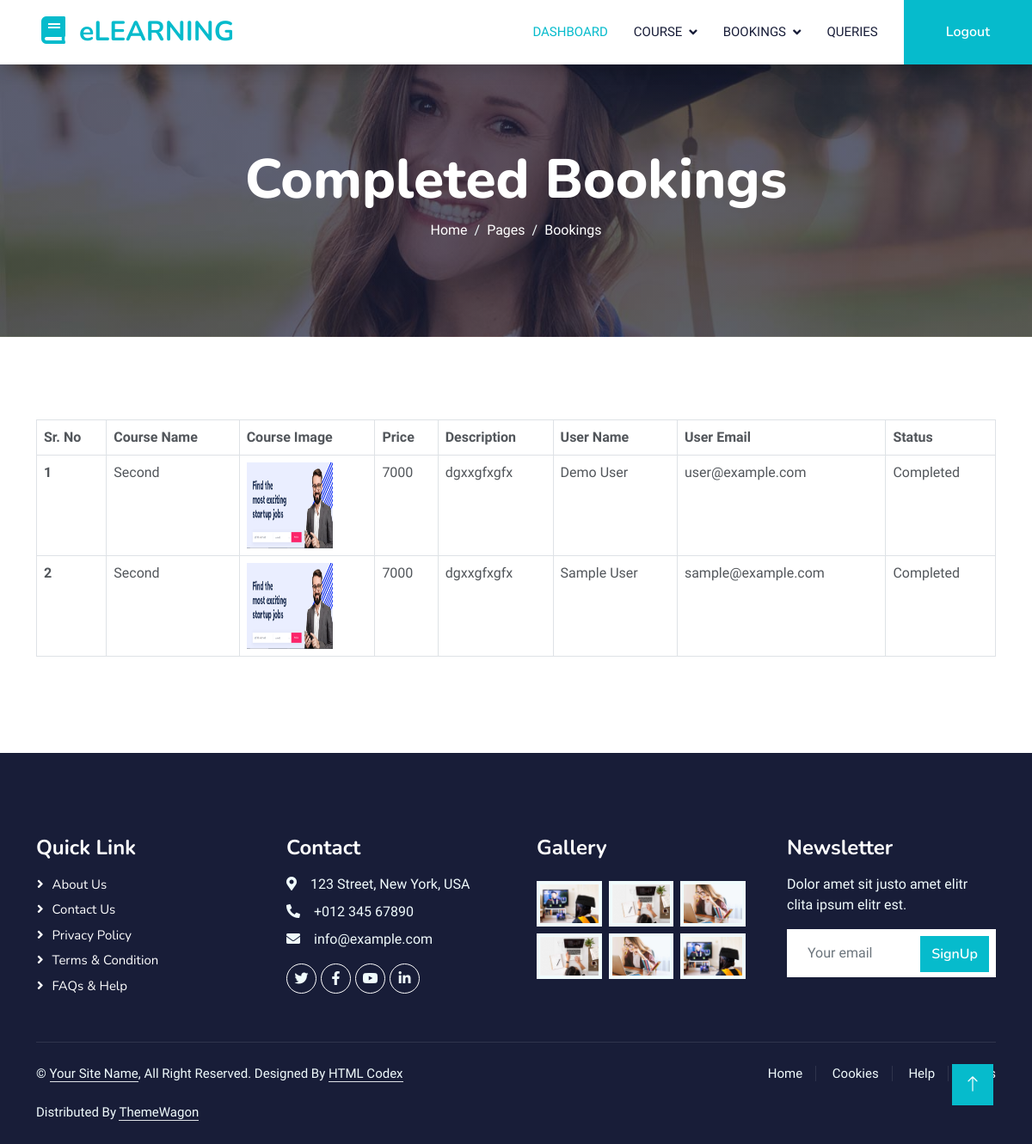
/Admin/completed_booking.php, run on the app's committed database.
### tables this page shows
CREATE TABLE `booking` (
  `id` int(255) NOT NULL,
  `course_id` int(255) NOT NULL,
  `user_id` int(255) NOT NULL,
  `status` varchar(255) NOT NULL DEFAULT 'Pending',
  `created_at` timestamp(6) NOT NULL DEFAULT current_timestamp(6)
);

CREATE TABLE `courses` (
  `id` int(255) NOT NULL,
  `course_name` varchar(255) NOT NULL,
  `price` varchar(255) NOT NULL,
  `image` varchar(255) NOT NULL,
  `description` varchar(255) NOT NULL,
  `status` text NOT NULL DEFAULT 'Active',
  `created_at` timestamp(6) NOT NULL DEFAULT current_timestamp(6)
);

CREATE TABLE `user` (
  `id` int(255) NOT NULL,
  `name` varchar(255) NOT NULL,
  `email` varchar(255) NOT NULL,
  `password` varchar(255) NOT NULL,
  `contact` varchar(255) NOT NULL,
  `address` varchar(255) NOT NULL,
  `status` text NOT NULL DEFAULT 'Active',
  `created_at` timestamp(6) NOT NULL DEFAULT current_timestamp(6)
);

### Admin/completed_booking.php (the view, shortened to what this page needs)
<?php include "admin_header.php" ?>
<div class="container-fluid bg-primary py-5 mb-5 page-header">
    <div class="container py-5">
        <div class="row justify-content-center">
            <div class="col-lg-10 text-center">
                <h1 class="display-3 text-white animated slideInDown">Completed Bookings</h1>
                <nav aria-label="breadcrumb">
                    <ol class="breadcrumb justify-content-center">
                        <li class="breadcrumb-item"><a class="text-white" href="#">Home</a></li>
                        <li class="breadcrumb-item"><a class="text-white" href="#">Pages</a></li>
                        <li class="breadcrumb-item text-white active" aria-current="page">Bookings</li>
                    </ol>
                </nav>
            </div>
        </div>
    </div>
</div>
<div class="container-xxl py-5">
    <div class="container">
        <div class="row g-4">
            <div class="col-lg-12 mx-auto col-md-12 wow fadeInUp" data-wow-delay="0.5s">
                <table class="table table-bordered">
                    <thead>
                        <tr>
                            <th scope="col">Sr. No</th>
                            <th scope="col">Course Name</th>
                            <th scope="col">Course Image</th>
                            <th scope="col">Price</th>
                            <th scope="col">Description</th>
                            <th scope="col">User Name</th>
                            <th scope="col">User Email</th>
                            <th scope="col">Status</th>
                        </tr>
                    </thead>
                    <tbody>
                        <?php
                        $query = "
    SELECT
        booking.id AS booking_id,
        courses.course_name,
        courses.image,
        courses.price,
        courses.description,
        booking.status,
        user.name AS user_name,
        user.email AS user_email
    FROM
        booking
    JOIN
        courses ON booking.course_id = courses.id
    JOIN
        user ON booking.user_id = user.id
    WHERE
        booking.status = 'Completed'
";
                        $result = mysqli_query($con, $query);
                        $s = 1;
                        while ($row = mysqli_fetch_array($result)) {
                        ?>
                            <tr>
                                <th scope="row"><?php echo $s; ?></th>
                                <td><?php echo $row['course_name']; ?></td>
                                <td><img src="../upload/<?php echo $row['image'] ?>" style="height:100px;width:100px;" alt=""></td>
                                <td><?php echo $row['price']; ?></td>
                                <td><?php echo $row['description']; ?></td>
                                <td><?php echo $row['user_name']; ?></td>
                                <td><?php echo $row['user_email']; ?></td>
                                <td><?php echo $row['status']; ?></td>
                            </tr>
                        <?php $s++;
                        } ?>
                    </tbody>
                </table>
            </div>
        </div>
    </div>
</div>
<?php include "admin_footer.php" ?>

### Admin/css/style.css (style rules this page uses)
:root { --primary: #06BBCC; --light: #F0FBFC; --dark: #181d38; }
.page-header { background: linear-gradient(rgba(24, 29, 56, .7), rgba(24, 29, 56, .7)), url(../img/carousel-1.jpg); background-position: center center; background-repeat: no-repeat; background-size: cover; }
.breadcrumb-item + .breadcrumb-item::before { color: var(--light); }

### data on the page
booking: course.course_name "Second", course.image (picture), course.price "7000", course.description "dgxxgfxgfx", user.name "Demo User", user.email "user@example.com", status "Completed"
booking: course.course_name "Second", course.image (picture), course.price "7000", course.description "dgxxgfxgfx", user.name "Sample User", user.email "sample@example.com", status "Completed"
